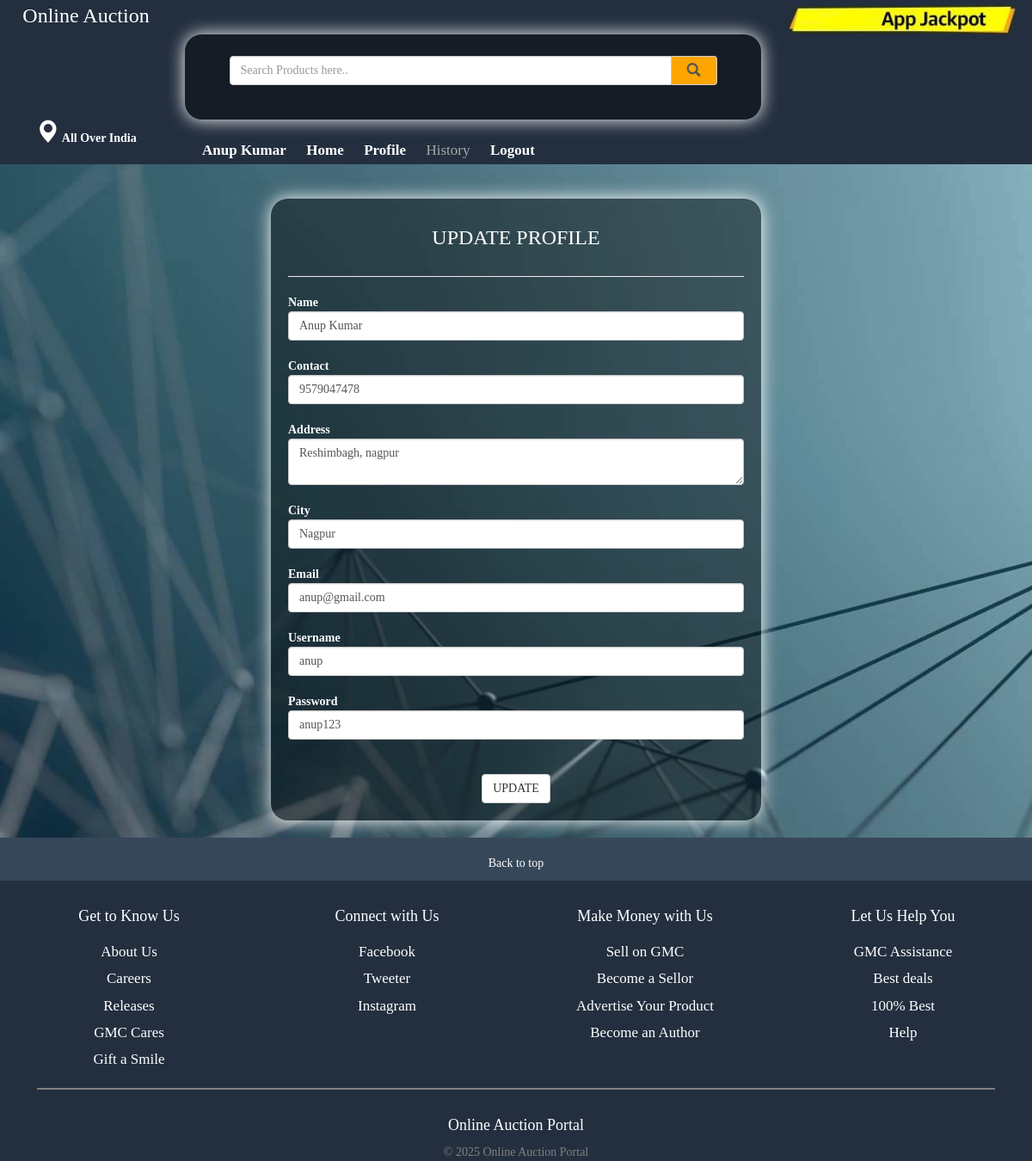
Page /profile.php (signed in) on the committed database.
### tables this page shows
CREATE TABLE IF NOT EXISTS `tbl_users` (
  `user_id` int(11) NOT NULL AUTO_INCREMENT,
  `name` varchar(55) NOT NULL,
  `contact` varchar(12) NOT NULL,
  `address` varchar(200) NOT NULL,
  `city` varchar(44) NOT NULL,
  `email` varchar(100) NOT NULL,
  `username` varchar(10) NOT NULL,
  `password` varchar(10) NOT NULL,
  PRIMARY KEY (`user_id`)
);

### profile.php (the view, shortened to what this page needs)
<?php
include('connect.php');
?>
<!DOCTYPE html>
<html lang="en">
<head>
  <link rel="stylesheet" type="text/css" href="gmc_pics/style.css">
  <link rel="stylesheet" href="https://maxcdn.bootstrapcdn.com/bootstrap/3.3.7/css/bootstrap.min.css">
  <link href="css/bootstrap.css" rel="stylesheet">
<link href="css/style.css" rel="stylesheet" type="text/css" media="all" />
<link href="css1/style.css" rel="stylesheet" type="text/css" media="all" />
</head>
<body>
 <?php
 include('header.php');
 ?>
   <div class="container-fluid">
    <?php
    $select = mysqli_query($con,"SELECT * FROM tbl_users WHERE user_id = '".$_SESSION['user_id']."' ");
    $selected = mysqli_fetch_array($select);
    ?>
    <div class="row">
      <div class="col-sm-3">
      </div>
      <div class="col-sm-6">
        <form method="post">
          <h3 style="text-align:center;color:white;">UPDATE PROFILE</h3>
          <hr>
  <label>Name</label>
  <input type="text" name="name" class="form-control" value="<?php echo $selected['name'] ?>" required><br>
   <label>Contact</label>
  <input type="text" name="contact" maxlength="10" class="form-control" value="<?php echo $selected['contact'] ?>" required><br>
   <label>Address</label>
  <textarea type="text" name="address" class="form-control"  required><?php echo $selected['address'] ?></textarea><br>
   <label>City</label>
  <input type="text" name="city" class="form-control" value="<?php echo $selected['city'] ?>" required><br>
   <label>Email</label>
  <input type="text" name="email" class="form-control" value="<?php echo $selected['email'] ?>" required><br>
   <label>Username</label>
  <input type="text" name="username" maxlength="10" class="form-control" value="<?php echo $selected['username'] ?>" required><br>
   <label>Password</label>
  <input type="text" name="password" maxlength="10" class="form-control" value="<?php echo $selected['password'] ?>" required><br>
<br>
  <center>
  <button type="submit" class="btn btn-default" name="update">UPDATE</button>
</center>
</form>
 <br>
      </div>
    </div>
  </div>
    <?php
    include('footer.php');
    ?>
</body>
</html>

### css/style.css (style rules this page uses)
body { font-family: 'Open Sans', sans-serif; margin:0; padding:0; background:url(../images/bg.png); }
h1,h2,h3,h4,h5,h6 { margin:0; }
.clearfix:before, .clearfix:after, .row:before, .row:after { content: '\0020'; display: block; overflow: hidden; visibility: hidden; width: 0; height: 0; }
.row:after, .clearfix:after { clear: both; }

### css1/style.css (style rules this page uses)
body { padding:0; margin:0; font-family: 'Lato-Regular'; background:#fff; }
h1,h2,h3,h4,h5,h6 { margin:0; font-family: 'PlayfairDisplay-Regular'; }
label { margin:0; }
.grid_5 h1, h2, h3, h4, h5, h6 { padding: 12px 0; }

### profile.php (style rules this page uses)
body { background-image:url(images/back11.jpg); }
form { box-shadow:0 0 20px white;padding:20px;border-radius:20px;background-color: rgba(0 , 0, 0 , 0.4);margin-top:40px; }
label { color:white; }

### rows in the picture
tbl_users: name "Anup Kumar", contact "9579047478", address "Reshimbagh, nagpur", city "Nagpur", email "anup@gmail.com", username "anup", password "anup123"

### other values in the picture
$_SESSION['name'] "Anup Kumar"
